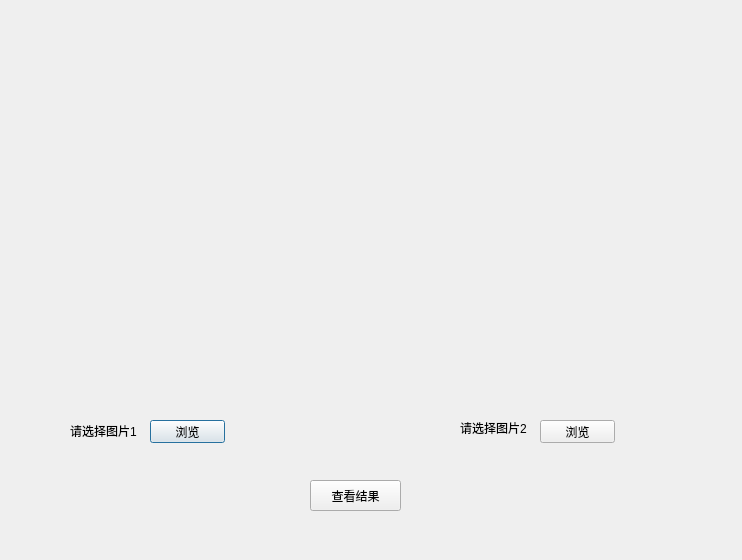
<?xml version="1.0" encoding="UTF-8"?>
<ui version="4.0">
 <class>Dialog</class>
 <widget class="QDialog" name="Dialog">
  <property name="geometry">
   <rect>
    <x>0</x>
    <y>0</y>
    <width>742</width>
    <height>560</height>
   </rect>
  </property>
  <property name="windowTitle">
   <string>Dialog</string>
  </property>
  <widget class="QLabel" name="label">
   <property name="geometry">
    <rect>
     <x>70</x>
     <y>420</y>
     <width>81</width>
     <height>21</height>
    </rect>
   </property>
   <property name="text">
    <string>请选择图片1</string>
   </property>
  </widget>
  <widget class="QPushButton" name="pushButton">
   <property name="geometry">
    <rect>
     <x>150</x>
     <y>420</y>
     <width>75</width>
     <height>23</height>
    </rect>
   </property>
   <property name="text">
    <string>浏览</string>
   </property>
  </widget>
  <widget class="QPushButton" name="pushButton_2">
   <property name="geometry">
    <rect>
     <x>540</x>
     <y>420</y>
     <width>75</width>
     <height>23</height>
    </rect>
   </property>
   <property name="text">
    <string>浏览</string>
   </property>
  </widget>
  <widget class="QLabel" name="label_2">
   <property name="geometry">
    <rect>
     <x>460</x>
     <y>420</y>
     <width>71</width>
     <height>16</height>
    </rect>
   </property>
   <property name="text">
    <string>请选择图片2</string>
   </property>
  </widget>
  <widget class="QPushButton" name="pushButton_3">
   <property name="geometry">
    <rect>
     <x>310</x>
     <y>480</y>
     <width>91</width>
     <height>31</height>
    </rect>
   </property>
   <property name="text">
    <string>查看结果</string>
   </property>
  </widget>
  <widget class="QLabel" name="label_3">
   <property name="geometry">
    <rect>
     <x>80</x>
     <y>60</y>
     <width>241</width>
     <height>291</height>
    </rect>
   </property>
   <property name="text">
    <string/>
   </property>
  </widget>
  <widget class="QLabel" name="label_4">
   <property name="geometry">
    <rect>
     <x>420</x>
     <y>70</y>
     <width>241</width>
     <height>301</height>
    </rect>
   </property>
   <property name="text">
    <string/>
   </property>
  </widget>
 </widget>
 <resources/>
 <connections/>
</ui>
